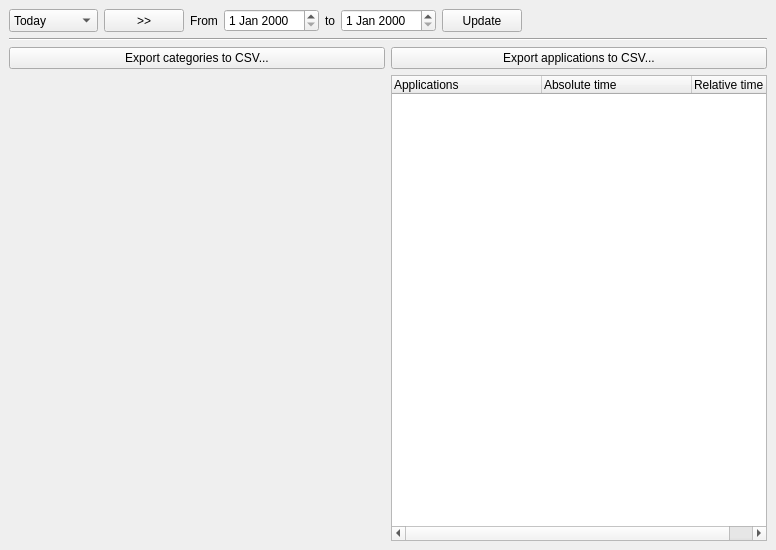
<?xml version="1.0" encoding="UTF-8"?>
<ui version="4.0">
 <class>StatisticWindow</class>
 <widget class="QMainWindow" name="StatisticWindow">
  <property name="geometry">
   <rect>
    <x>0</x>
    <y>0</y>
    <width>776</width>
    <height>550</height>
   </rect>
  </property>
  <property name="windowTitle">
   <string>Statistic</string>
  </property>
  <widget class="QWidget" name="centralwidget">
   <layout class="QVBoxLayout" name="verticalLayout_2">
    <item>
     <layout class="QVBoxLayout" name="verticalLayout">
      <item>
       <layout class="QHBoxLayout" name="horizontalLayout">
        <item>
         <widget class="QComboBox" name="comboBoxPeriod">
          <property name="sizePolicy">
           <sizepolicy hsizetype="Preferred" vsizetype="Preferred">
            <horstretch>0</horstretch>
            <verstretch>0</verstretch>
           </sizepolicy>
          </property>
          <property name="currentIndex">
           <number>0</number>
          </property>
          <item>
           <property name="text">
            <string>Today</string>
           </property>
          </item>
          <item>
           <property name="text">
            <string>This week</string>
           </property>
          </item>
          <item>
           <property name="text">
            <string>This month</string>
           </property>
          </item>
          <item>
           <property name="text">
            <string>This year</string>
           </property>
          </item>
         </widget>
        </item>
        <item>
         <widget class="QPushButton" name="pushButtonSetPeriod">
          <property name="sizePolicy">
           <sizepolicy hsizetype="Preferred" vsizetype="Preferred">
            <horstretch>0</horstretch>
            <verstretch>0</verstretch>
           </sizepolicy>
          </property>
          <property name="text">
           <string>&gt;&gt;</string>
          </property>
         </widget>
        </item>
        <item>
         <widget class="QLabel" name="label_2">
          <property name="text">
           <string>From</string>
          </property>
         </widget>
        </item>
        <item>
         <widget class="QDateEdit" name="dateEditFrom">
          <property name="sizePolicy">
           <sizepolicy hsizetype="Preferred" vsizetype="Preferred">
            <horstretch>0</horstretch>
            <verstretch>0</verstretch>
           </sizepolicy>
          </property>
         </widget>
        </item>
        <item>
         <widget class="QLabel" name="label">
          <property name="text">
           <string>to</string>
          </property>
         </widget>
        </item>
        <item>
         <widget class="QDateEdit" name="dateEditTo">
          <property name="sizePolicy">
           <sizepolicy hsizetype="Preferred" vsizetype="Preferred">
            <horstretch>0</horstretch>
            <verstretch>0</verstretch>
           </sizepolicy>
          </property>
         </widget>
        </item>
        <item>
         <widget class="QPushButton" name="pushButtonUpdate">
          <property name="sizePolicy">
           <sizepolicy hsizetype="Preferred" vsizetype="Preferred">
            <horstretch>0</horstretch>
            <verstretch>0</verstretch>
           </sizepolicy>
          </property>
          <property name="text">
           <string>Update</string>
          </property>
         </widget>
        </item>
        <item>
         <spacer name="horizontalSpacer">
          <property name="orientation">
           <enum>Qt::Horizontal</enum>
          </property>
          <property name="sizeHint" stdset="0">
           <size>
            <width>40</width>
            <height>20</height>
           </size>
          </property>
         </spacer>
        </item>
       </layout>
      </item>
      <item>
       <widget class="Line" name="line">
        <property name="orientation">
         <enum>Qt::Horizontal</enum>
        </property>
       </widget>
      </item>
      <item>
       <layout class="QHBoxLayout" name="horizontalLayout_3">
        <item>
         <widget class="QPushButton" name="pushButtonExportCategoriesCSV">
          <property name="sizePolicy">
           <sizepolicy hsizetype="Preferred" vsizetype="Preferred">
            <horstretch>0</horstretch>
            <verstretch>0</verstretch>
           </sizepolicy>
          </property>
          <property name="text">
           <string>Export categories to CSV...</string>
          </property>
         </widget>
        </item>
        <item>
         <widget class="QPushButton" name="pushButtonExportApplicationsCSV">
          <property name="sizePolicy">
           <sizepolicy hsizetype="Preferred" vsizetype="Preferred">
            <horstretch>0</horstretch>
            <verstretch>0</verstretch>
           </sizepolicy>
          </property>
          <property name="text">
           <string>Export applications to CSV...</string>
          </property>
         </widget>
        </item>
       </layout>
      </item>
      <item>
       <layout class="QHBoxLayout" name="horizontalLayout_2">
        <property name="sizeConstraint">
         <enum>QLayout::SetFixedSize</enum>
        </property>
        <item>
         <widget class="cStatisticDiagramWidget" name="widgetDiagram" native="true">
          <property name="sizePolicy">
           <sizepolicy hsizetype="MinimumExpanding" vsizetype="Preferred">
            <horstretch>0</horstretch>
            <verstretch>0</verstretch>
           </sizepolicy>
          </property>
         </widget>
        </item>
        <item>
         <widget class="QTreeWidget" name="treeWidgetApplications">
          <property name="sizePolicy">
           <sizepolicy hsizetype="MinimumExpanding" vsizetype="Expanding">
            <horstretch>0</horstretch>
            <verstretch>0</verstretch>
           </sizepolicy>
          </property>
          <property name="columnCount">
           <number>3</number>
          </property>
          <attribute name="headerDefaultSectionSize">
           <number>150</number>
          </attribute>
          <attribute name="headerHighlightSections">
           <bool>true</bool>
          </attribute>
          <attribute name="headerShowSortIndicator" stdset="0">
           <bool>false</bool>
          </attribute>
          <column>
           <property name="text">
            <string notr="true">Applications</string>
           </property>
          </column>
          <column>
           <property name="text">
            <string>Absolute time</string>
           </property>
          </column>
          <column>
           <property name="text">
            <string>Relative time</string>
           </property>
          </column>
         </widget>
        </item>
       </layout>
      </item>
     </layout>
    </item>
   </layout>
  </widget>
 </widget>
 <customwidgets>
  <customwidget>
   <class>cStatisticDiagramWidget</class>
   <extends>QWidget</extends>
   <header>statisticwindow.h</header>
   <container>1</container>
  </customwidget>
 </customwidgets>
 <resources/>
 <connections/>
</ui>
